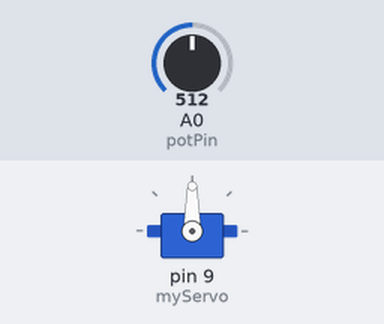
A sketch run on a simulated Arduino Uno, built with avr-gcc and run on an emulated ATmega328P. Parts: servo. The test bench sets the inputs (shaded band); at power-on: A0 (potPin) = 512.

Above: at 1.2 s.
1.3 s: A0 (potPin) set to 716
At 1.9 s:
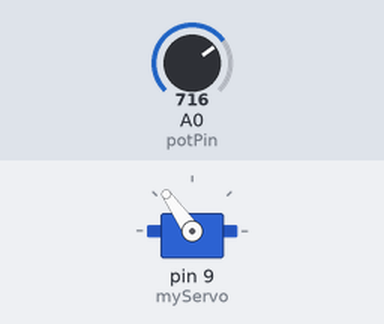
2.8 s: A0 (potPin) set to 900
At 3.9 s:
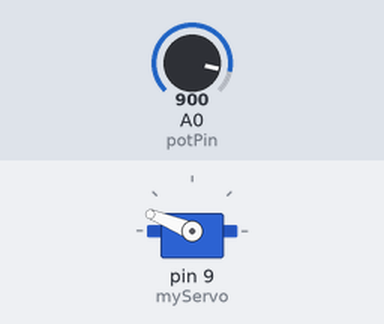
4.3 s: A0 (potPin) set to 1023
At 5.3 s:
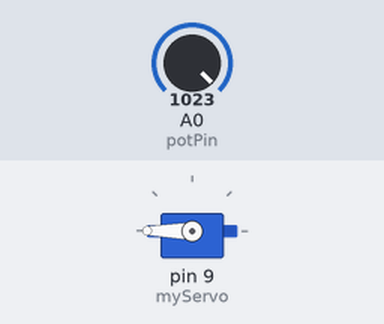
5.8 s: A0 (potPin) set to 306
At 6.2 s:
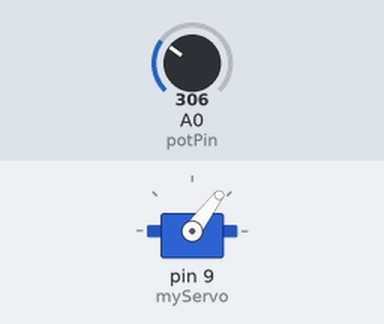
7.3 s: A0 (potPin) set to 122
At 7.6 s:
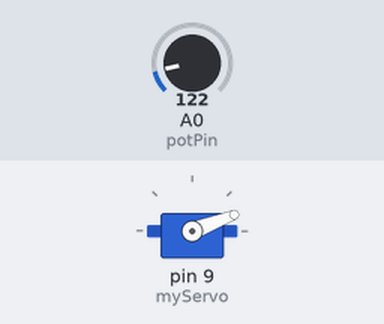
Timing chart, 0 to 9.8 s (numbered marks = the images above; inputs shaded):
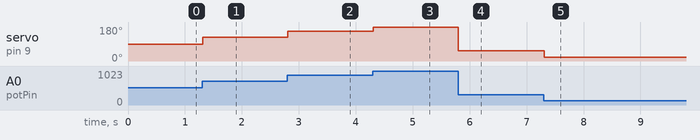

Measured:
- after the input at 1.3 s, servo on pin 9 (myServo): 90° → 125° at once
- after the input at 2.8 s, servo on pin 9 (myServo): 125° → 158° at once
- after the input at 4.3 s, servo on pin 9 (myServo): 158° → 180° at once
- after the input at 5.8 s, servo on pin 9 (myServo): 180° → 53° at once
- after the input at 7.3 s, servo on pin 9 (myServo): 53° → 21° at once

The sketch:

06_Servo_Basics_With_Potentiometer.ino
```cpp
#include <Servo.h>

Servo myServo;
const int potPin = A0;

void setup() {
  myServo.attach(9);
}

void loop() {
  int potValue = analogRead(potPin);
  int angle = map(potValue, 0, 1023, 0, 180);
  myServo.write(angle);
  delay(15);
}
```
